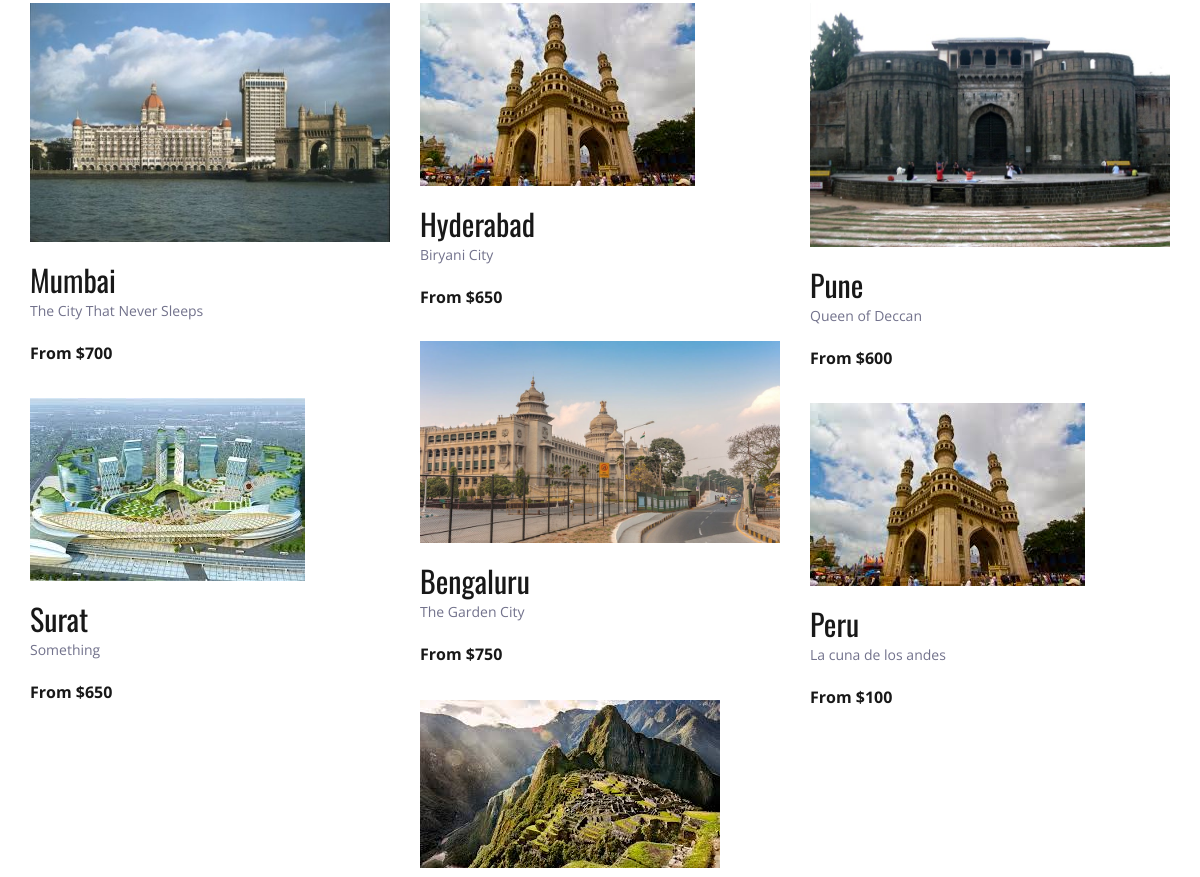
Before: / (middle part) with the older database file.
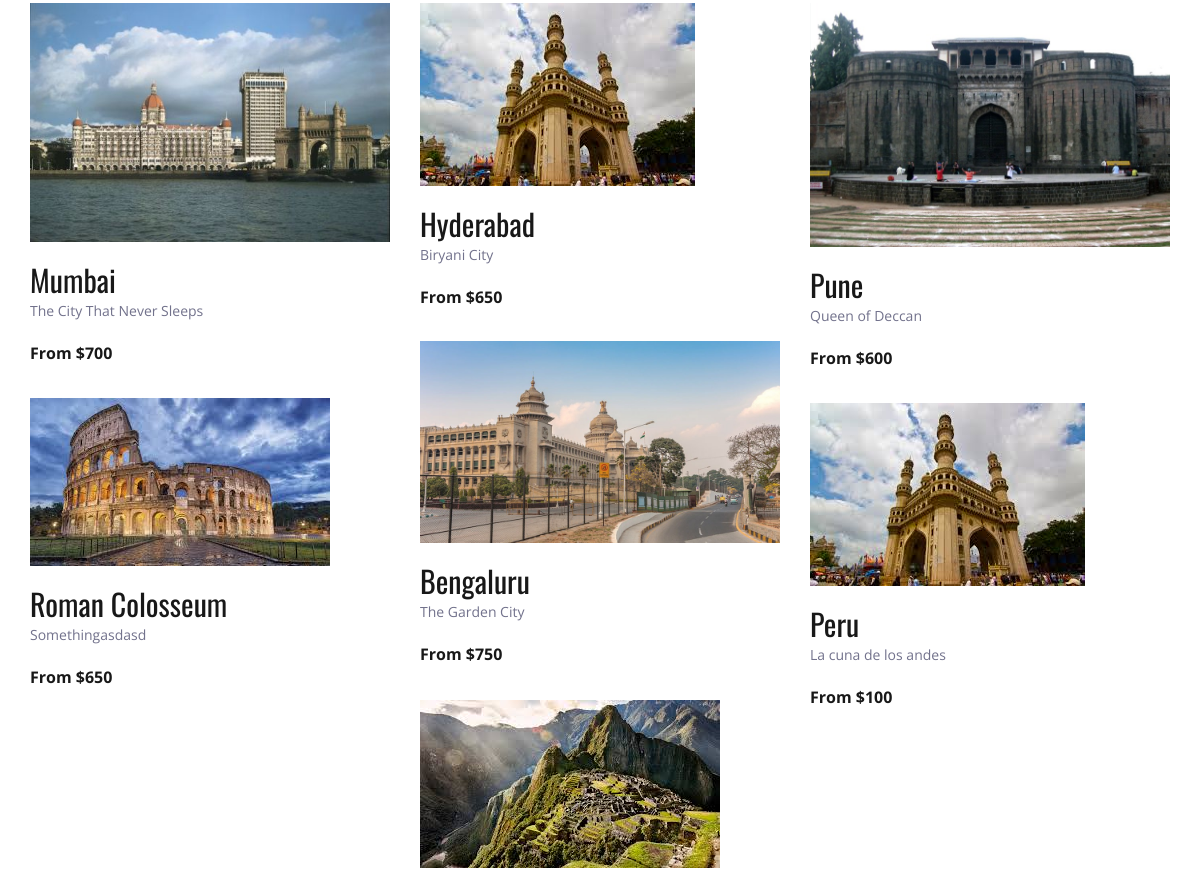
After: the same page with the newer database file.
### travello/models.py (models this page shows)
class Destination (models.Model):
    name = models.CharField(max_length=100)
    img = models.ImageField(upload_to = 'pics')
    desc = models.TextField()
    price = models.IntegerField()
    offer = models.BooleanField(default=False)

### travello/views.py (the view)
# urls.py: path('',views.index, name='index'),
def index(request):
    dests = Destination.objects.all()
    return render(request, "index.html", {'dests': dests})

### templates/index.html (shortened to what this page needs)
{% load static %}
<!DOCTYPE html>
<html lang="en">
<head>
<link rel="stylesheet" type="text/css" href="{% static 'styles/bootstrap4/bootstrap.min.css' %}">
<link href="{% static 'plugins/font-awesome-4.7.0/css/font-awesome.min.css' %}" rel="stylesheet" type="text/css">
<link rel="stylesheet" type="text/css" href="{% static 'plugins/OwlCarousel2-2.2.1/owl.carousel.css' %}">
<link rel="stylesheet" type="text/css" href="{% static 'plugins/OwlCarousel2-2.2.1/owl.theme.default.css' %}">
<link rel="stylesheet" type="text/css" href="{% static 'plugins/OwlCarousel2-2.2.1/animate.css' %}">
<link rel="stylesheet" type="text/css" href="{% static 'styles/main_styles.css' %}">
<link rel="stylesheet" type="text/css" href="{% static 'styles/responsive.css' %}">
</head>
<body>
<div class="super_container">
	<div class="destinations" id="destinations">
		<div class="container">
			<div class="row destinations_row">
				<div class="col">
					<div class="destinations_container item_grid">
						{% for dest in dests%}
						<div class="destination item">
							<div class="destination_image">
								<img src="{{dest.img.url}}" alt="">
							</div>
							<div class="destination_content">
								<div class="destination_title"><a href="destinations.html">{{dest.name}}</a></div>
								<div class="destination_subtitle">
									<p>{{dest.desc}}</p>
								</div>
								<div class="destination_price">From ${{dest.price}}</div>
							</div>
						</div>
						{% endfor %}
					</div>
				</div>
			</div>
		</div>
	</div>
</div>
</body>
</html>

Changed rows visible on the page:
changed Destination: img: a different picture; name "Surat" → "Roman Colosseum"; desc "Something" → "Somethingasdasd"
